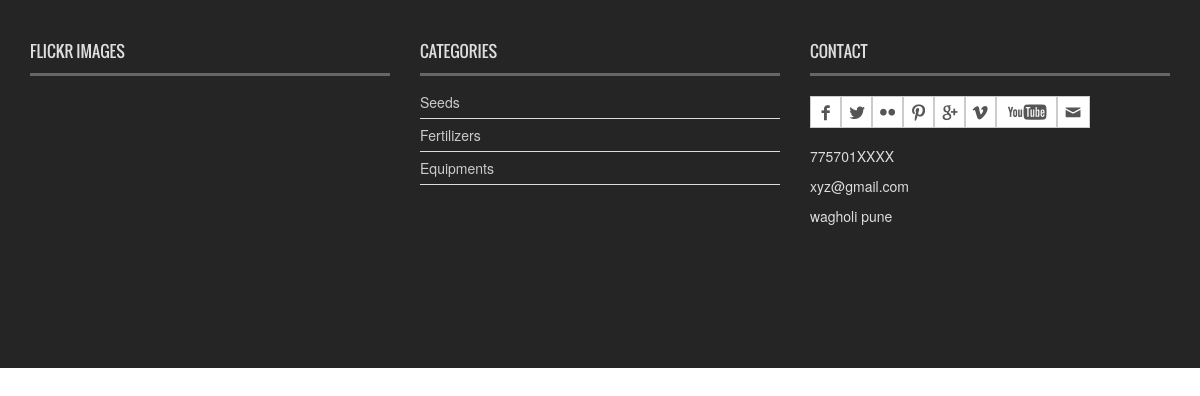
The page /newsportal/footer3.php on the database its author committed.
### tables this page shows
CREATE TABLE `tblcategory` (
  `Cat_ID` int(11) NOT NULL,
  `Cat_Name` varchar(200) DEFAULT NULL,
  `Description` mediumtext DEFAULT NULL,
  `PostingDate` timestamp NULL DEFAULT current_timestamp(),
  `UpdationDate` timestamp NULL DEFAULT NULL ON UPDATE current_timestamp(),
  `Is_Active` int(1) DEFAULT NULL
);

### newsportal/footer3.php (the view, shortened to what this page needs)
<?php
include "config.php";?>
<!DOCTYPE html>
<html>
<head>
<link rel="stylesheet" type="text/css" href="frontend/assets/css/bootstrap.min.css">
<link rel="stylesheet" type="text/css" href="frontend/assets/css/font-awesome.min.css">
<link rel="stylesheet" type="text/css" href="frontend/assets/css/animate.css">
<link rel="stylesheet" type="text/css" href="frontend/assets/css/font.css">
<link rel="stylesheet" type="text/css" href="frontend/assets/css/li-scroller.css">
<link rel="stylesheet" type="text/css" href="frontend/assets/css/slick.css">
<link rel="stylesheet" type="text/css" href="frontend/assets/css/jquery.fancybox.css">
<link rel="stylesheet" type="text/css" href="frontend/assets/css/theme.css">
<link rel="stylesheet" type="text/css" href="frontend/assets/css/style.css">
<link rel="stylesheet" href="https://cdnjs.cloudflare.com/ajax/libs/font-awesome/6.4.2/css/all.min.css" />
</head>
<footer id="footer">
    <div class="footer_top">
      <div class="row">
        <div class="col-lg-4 col-md-4 col-sm-4">
          <div class="footer_widget wow fadeInLeftBig">
            <h2>Flickr Images</h2>
          </div>
        </div>
        <div class="col-lg-4 col-md-4 col-sm-4">
          <div class="footer_widget wow fadeInDown">
            <h2>categories</h2>
            <ul class="tag_nav">
            <?php
                $sql5="SELECT * FROM `tblcategory`";
                $query5=mysqli_query($con,$sql5) or die("Query Failed. : Category");
                $run5=mysqli_num_rows($query5);
                if($run5){
                while($result5=mysqli_fetch_assoc($query5)){
                ?>
                <li ><a href="categorie.php?id=<?=$result5['Cat_ID']?>"><?=$result5['Cat_Name']?></a></li>
                <?php
                }}?>
            </ul>
          </div>
        </div>
        <div class="col-lg-4 col-md-4 col-sm-4">
          <div class="footer_widget wow fadeInRightBig">
            <h2>Contact</h2>
            <div style="margin-bottom: 70px ; margin-top:20px;   " >
              <ul class="social_nav " >
                <li class="facebook" style=""><a href="#"></a></li>
                <li class="twitter"><a href="#"></a></li>
                <li class="flickr"><a href="#"></a></li>
                <li class="pinterest"><a href="#"></a></li>
                <li class="googleplus"><a href="#"></a></li>
                <li class="vimeo"><a href="#"></a></li>
                <li class="youtube"><a href="#"></a></li>
                <li class="mail"><a href="#"></a></li>
              </ul>
          </div>
            <span style="display:felx;">
                <div class="pl-5"><p>775701XXXX</p></div>
            </span>
            <span style="display:felx;">
                <div class="pl-5"><p>xyz@gmail.com</p></div>
            </span>
            <span class="d-flex">
                <div class="pl-5"><p> wagholi pune</p></div>
            </span>
          </div>
        </div>
      </div>
    </div>
</footer>
</html>

### newsportal/frontend/assets/css/style.css (style rules this page uses)
ul { padding:0; margin:0; list-style:none }
a { text-decoration:none; color:#2f2f2f }
h1, h2, h3, h4, h5, h6 { font-family:'Oswald',sans-serif }
h2 { line-height:23px }
.social_nav { text-align:right; }
.social_nav li { display:block; float:left ;background:#fff; border-top:1px solid #ccc; border-bottom:1px solid #ccc; border-right:1px solid #ccc; }
.social_nav li a { display:block; float:left; height:30px; text-indent:-9999px; width:30px; border-left:1px solid #ccc; -webkit-transition:all 0.5s; -moz-transition:all 0.5s; -ms-transition:all 0.5s; -o-transition:all 0.5s; transition:all 0.5s }
.social_nav li.facebook a { background-image:url("images/socials.png"); background-position:0 -30px; background-size:270px 60px }
.social_nav li.twitter a { background-image:url("images/socials.png"); background-position:-30px -30px; background-size:270px 60px }
.social_nav li.flickr a { background-image:url("images/socials.png"); background-position:-60px -30px; background-size:270px 60px }
.social_nav li.pinterest a { background-image:url("images/socials.png"); background-position:-90px -30px; background-size:270px 60px }
.social_nav li.googleplus a { background-image:url("images/socials.png"); background-position:-120px -30px; background-size:270px 60px }
.social_nav li.vimeo a { background-image:url("images/socials.png"); background-position:-150px -30px; background-size:270px 60px }
.social_nav li.youtube a { background-image:url("images/socials.png"); background-position:-180px -30px; background-size:270px 60px; width:60px }
.social_nav li.mail a { background-image:url("images/socials.png"); background-position:-240px -30px; background-size:270px 60px; width:32px }
#footer { display:inline; float:left; width:100%; margin-bottom:20px }
.footer_top { background-color:#252525; color:#ddd; display:inline; float:left; padding:10px 30px 48px; width:100% }
.footer_widget { display:inline; float:left; width:100%; min-height:310px }
.footer_widget > h2 { border-bottom:3px solid #666; font-family:Oswald,arial,Georgia,serif; font-size:16px; padding:10px 0; text-transform:uppercase }
.tag_nav li a { border-bottom:1px solid #ddd; color:#ccc; display:block; padding:6px 6px 6px 0; -webkit-transition:all 0.5s; -o-transition:all 0.5s; transition:all 0.5s }

### rows shown on the page
tblcategory: Cat_Name "Seeds"
tblcategory: Cat_Name "Fertilizers"
tblcategory: Cat_Name "Equipments"
